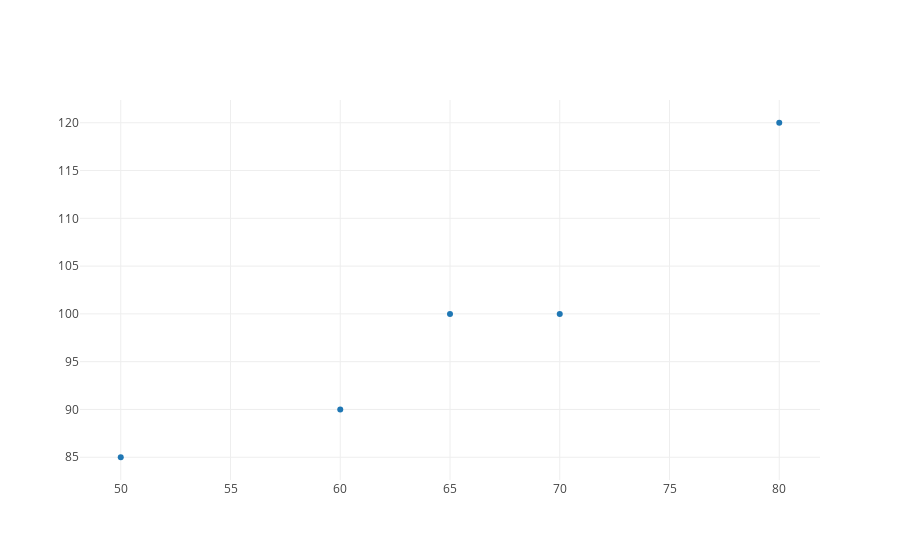

This figure's notebook cell:
### Code cell
from graph import trace_values, plot
data_trace = trace_values(temperatures, amounts)
plot([data_trace])

### Figure 1 — Plotly figure (JSON) as saved in the notebook; plotly's stock layout.template omitted (floating-point values rounded to 4 significant figures)
{"data": [{"mode": "markers", "name": "data", "text": [], "type": "scatter", "uid": "5777f846-2282-4c73-8d3c-ce67366334e3", "x": [80, 65, 50, 70, 60], "y": [120, 100, 85, 100, 90]}], "layout": {}}
